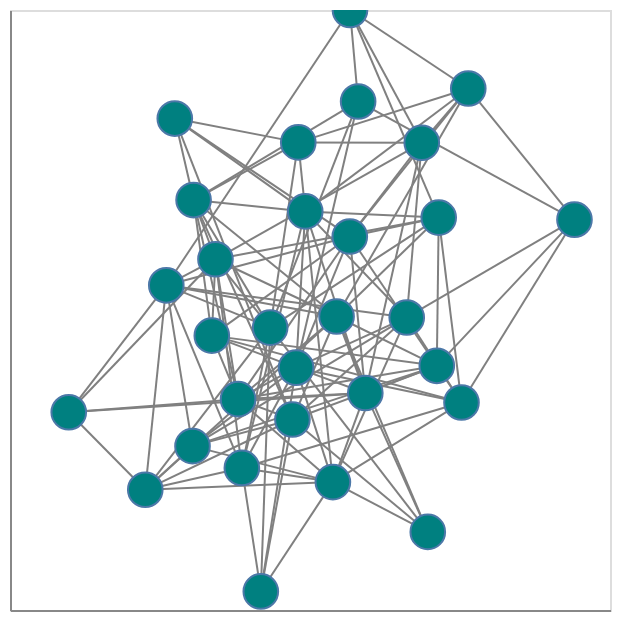

Notebook code for this chart:
### Code cell
nxa.draw_networkx(G = G, pos = pos, node_tooltip = ['node', 'name', 'weight', 'viable']).interactive()

### Figure 1 — Vega-Lite specification as saved in the notebook (floating-point values rounded to 4 significant figures; data arrays with more than 128 entries replaced by an {"elided": "..."} marker saying what was removed)
{"config": {"view": {"continuousWidth": 300, "continuousHeight": 300}}, "layer": [{"data": {"name": "data-fadb99372b486fcb6218014c90110e7a"}, "mark": {"type": "line", "color": "grey", "opacity": 1.0, "strokeWidth": 1}, "encoding": {"detail": {"field": "edge", "type": "quantitative"}, "order": {"field": "order", "type": "quantitative"}, "x": {"axis": {"grid": false, "labels": false, "ticks": false, "title": ""}, "field": "x", "type": "quantitative"}, "y": {"axis": {"grid": false, "labels": false, "ticks": false, "title": ""}, "field": "y", "type": "quantitative"}}, "name": "view_6"}, {"data": {"name": "data-1308cebd242a5143943496c80240a5b3"}, "mark": {"type": "point", "fill": "teal", "opacity": 1.0, "shape": "circle", "size": 300, "strokeWidth": 1.0}, "encoding": {"tooltip": [{"field": "node", "type": "quantitative"}, {"field": "name", "type": "quantitative"}, {"field": "weight", "type": "quantitative"}, {"field": "viable", "type": "nominal"}], "x": {"axis": {"grid": false, "labels": false, "ticks": false}, "field": "x", "type": "quantitative"}, "y": {"axis": {"grid": false, "labels": false, "ticks": false}, "field": "y", "type": "quantitative"}}}], "params": [{"name": "param_6", "select": {"type": "interval", "encodings": ["x", "y"]}, "bind": "scales", "views": ["view_6"]}], "$schema": "https://vega.github.io/schema/vega-lite/v5.17.0.json", "datasets": {"data-fadb99372b486fcb6218014c90110e7a": {"elided": "242 records"}, "data-1308cebd242a5143943496c80240a5b3": [{"node": 0, "x": -0.5491, "y": -0.5993, "weight": 1.524, "name": 79, "viable": "no"}, {"node": 1, "x": 0.3224, "y": -0.02488, "weight": -0.1729, "name": 967, "viable": "no"}, {"node": 2, "x": 0.5275, "y": 0.7385, "weight": 1.487, "name": 291, "viable": "no"}, {"node": 3, "x": -0.04644, "y": -0.1923, "weight": 1.11, "name": 677, "viable": "yes"}, {"node": 4, "x": 0.505, "y": -0.3085, "weight": -0.3906, "name": 888, "viable": "no"}, {"node": 5, "x": 0.3926, "y": -0.7397, "weight": -0.1989, "name": 781, "viable": "yes"}, {"node": 6, "x": -0.1328, "y": -0.05874, "weight": 0.4459, "name": 962, "viable": "yes"}, {"node": 7, "x": -0.01584, "y": 0.3287, "weight": -0.2511, "name": 41, "viable": "yes"}, {"node": 8, "x": -0.03911, "y": 0.5587, "weight": -1.588, "name": 322, "viable": "yes"}, {"node": 9, "x": -0.4791, "y": 0.08227, "weight": -3.156, "name": 819, "viable": "yes"}, {"node": 10, "x": -0.8042, "y": -0.341, "weight": 0.6833, "name": 989, "viable": "no"}, {"node": 11, "x": 0.1843, "y": -0.2768, "weight": 1.92, "name": 22, "viable": "no"}, {"node": 12, "x": 0.1604, "y": 0.6951, "weight": -0.03669, "name": 343, "viable": "no"}, {"node": 13, "x": 0.429, "y": 0.308, "weight": -1.288, "name": 139, "viable": "no"}, {"node": 14, "x": -0.3916, "y": -0.4538, "weight": -0.807, "name": 104, "viable": "yes"}, {"node": 15, "x": -0.2272, "y": -0.5265, "weight": -1.008, "name": 319, "viable": "no"}, {"node": 16, "x": 0.1326, "y": 0.2452, "weight": 0.3906, "name": 287, "viable": "yes"}, {"node": 17, "x": 0.4227, "y": -0.1861, "weight": -0.3241, "name": 24, "viable": "no"}, {"node": 18, "x": 0.07629, "y": -0.5737, "weight": 0.5518, "name": 980, "viable": "yes"}, {"node": 19, "x": 0.8816, "y": 0.3011, "weight": 2.483, "name": 40, "viable": "no"}, {"node": 20, "x": -0.3151, "y": 0.1691, "weight": -0.8845, "name": 477, "viable": "yes"}, {"node": 21, "x": 0.08853, "y": -0.02161, "weight": 1.06, "name": 170, "viable": "yes"}, {"node": 22, "x": -0.3881, "y": 0.3664, "weight": -1.38, "name": 607, "viable": "no"}, {"node": 23, "x": -0.4507, "y": 0.6381, "weight": 0.4853, "name": 889, "viable": "no"}, {"node": 24, "x": -0.164, "y": -0.9381, "weight": -2.203, "name": 648, "viable": "no"}, {"node": 25, "x": 0.3725, "y": 0.5575, "weight": 0.107, "name": 518, "viable": "no"}, {"node": 26, "x": -0.3273, "y": -0.08544, "weight": 0.301, "name": 721, "viable": "yes"}, {"node": 27, "x": -0.2398, "y": -0.2972, "weight": 0.9535, "name": 488, "viable": "yes"}, {"node": 28, "x": 0.1333, "y": 1.0, "weight": -0.3179, "name": 293, "viable": "yes"}, {"node": 29, "x": -0.0586, "y": -0.3651, "weight": 0.238, "name": 284, "viable": "no"}]}}
